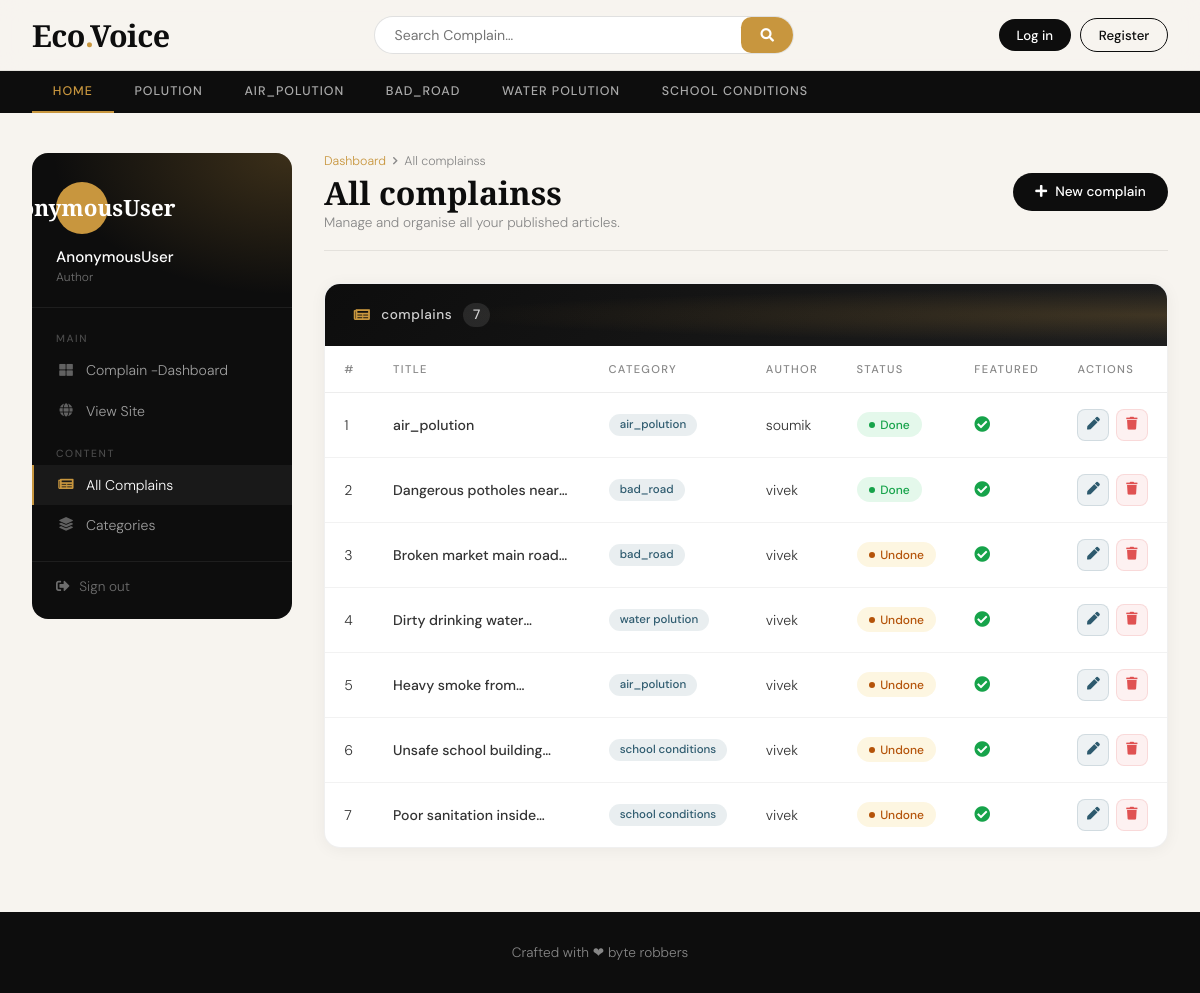
The app's page /dashboard/posts/ with its own data.
### complains/models.py (models this page shows, shortened)
class Category(models.Model):
    Category_name = models.CharField(max_length=50 , unique=True)
    created_at = models.DateTimeField(auto_now_add=True)
    updated_at = models.DateTimeField(auto_now=True)
    class Meta:
        verbose_name_plural = 'categories'
    def __str__(self):
        return self.Category_name

class Complain(models.Model):
    title= models.CharField(max_length=100)
    slug = models.SlugField(max_length=150, unique=True, blank=True)
    category=models.ForeignKey(Category,on_delete=models.CASCADE)
    author = models.ForeignKey(User,on_delete=models.CASCADE ,related_name="complaints_authored" )
    featured_image=models.ImageField(upload_to='uploads/%Y/%m/%d')
    short_description = models.TextField(max_length=2000)
    complain_body= models.TextField(max_length=2000)
    complain_status= models.CharField(max_length=20,choices=STATUS_CHOICES, default="Undone")
    is_featured= models.BooleanField(default=True)
    created_at = models.DateTimeField(auto_now_add=True)
    updated_at = models.DateTimeField(auto_now=True)
    liked = models.ManyToManyField( User , default=None , blank=True ,related_name="liked_complaints")

### dashboards/views.py (the view)
# urls.py: path('posts/', views.posts,name='posts'),
def posts(request):
    posts = Complain.objects.all()
    context = {
        'posts': posts,
    }
    return render(request, 'dashboard/posts.html', context)

### complains/context_processors.py (called while the page is built)
def get_categories(request):
    categories = Category.objects.all()
    return dict(categories=categories)

### templates/dashboard/posts.html (shortened to what this page needs)
{% extends 'base.html' %}
{% load static %}
{% block content %}
<div class="dash-wrap">
    <aside class="dash-sidebar">
        <div class="sidebar-user">
            <div class="user-avatar-lg">{{ user }}</div>
            <div class="sidebar-user-name">{{ user }}</div>
            <div class="sidebar-user-role">Author</div>
        </div>
        <nav class="sidebar-nav">
            <div class="sidebar-nav-label">Main</div>
            <a href="{% url 'dashboard' %}">
                <i class="fas fa-th-large"></i> Complain -Dashboard
            </a>
            <a href="{% url 'home' %}">
                <i class="fas fa-globe"></i> View Site
            </a>
            <div class="sidebar-nav-label" style="margin-top:0.5rem;">Content</div>
            <a href="{% url 'posts' %}" class="active">
                <i class="fas fa-newspaper"></i> All Complains
            </a>
            <a href="{% url 'categories' %}">
                <i class="fas fa-layer-group"></i> Categories
            </a>
        </nav>
        <div class="sidebar-bottom">
            <a href="{% url 'logout' %}">
                <i class="fas fa-sign-out-alt"></i> Sign out
            </a>
        </div>
    </aside>
    <div class="dash-main">
        <div class="page-header">
            <div class="page-header-left">
                <div class="breadcrumb-trail">
                    <a href="{% url 'dashboard' %}">Dashboard</a>
                    <i class="fas fa-chevron-right"></i>
                    <span>All complainss</span>
                </div>
                <h1>All complainss</h1>
                <p>Manage and organise all your published articles.</p>
            </div>
            <a class="btn-add" href="{% url 'add_post' %}">
                <i class="fas fa-plus"></i> New complain
            </a>
        </div>
        <div class="table-card">
            <div class="table-card-header">
                <div class="table-card-header-left">
                    <i class="fas fa-newspaper"></i>
                    <span>complains</span>
                    <span class="post-count-badge">{{ posts|length }}</span>
                </div>
            </div>
            <table class="posts-table">
                <thead>
                    <tr>
                        <th>#</th>
                        <th>Title</th>
                        <th>Category</th>
                        <th>Author</th>
                        <th>Status</th>
                        <th>Featured</th>
                        <th>Actions</th>
                    </tr>
                </thead>
                <tbody>
                    {% for post in posts %}
                    <tr>
                        <td class="td-counter">{{ forloop.counter }}</td>
                        <td class="td-title"><span>{{ post.title }}</span></td>
                        <td><span class="cat-pill">{{ post.category }}</span></td>
                        <td>{{ post.author }}</td>
                        <td>
                            {% if post.complain_status == "Done" %}
                                <span class="status-badge done">
                                    <span class="dot"></span> Done
                                </span>
                            {% else %}
                                <span class="status-badge undone">
                                    <span class="dot"></span> Undone
                                </span>
                            {% endif %}
                        </td>
                        <td>
                            {% if post.is_featured %}
                                <i class="fas fa-check-circle featured-yes"></i>
                            {% else %}
                                <i class="fas fa-times-circle featured-no"></i>
                            {% endif %}
                        </td>
                        <td>
                            <div class="action-btns">
                                <a class="action-btn edit" href="{% url 'edit_post' post.id %}" title="Edit">
                                    <i class="fas fa-pen"></i>
                                </a>
                                <a class="action-btn delete" href="{% url 'delete_post' post.id %}" title="Delete">
                                    <i class="fas fa-trash"></i>
                                </a>
                            </div>
                        </td>
                    </tr>
                    {% endfor %}
                </tbody>
            </table>
        </div>
    </div>
</div>
{% endblock %}

### templates/base.html (shortened to what this page needs)
{% load static %}
<!DOCTYPE html>
<html lang="en">
<head>
    <link rel="stylesheet" href="https://cdnjs.cloudflare.com/ajax/libs/font-awesome/5.15.4/css/all.min.css">
    <link href="{% static 'css/blog.css' %}" rel="stylesheet">
</head>
<body>
    <header class="site-header">
        <div class="header-inner">
            <a class="site-logo" href="/">Eco<span>.</span>Voice</a>
            <div class="search-wrap">
                <form action="{% url 'search' %}" method="GET">
                    <input name="keyword" value="{{keyword}}" type="text" placeholder="Search Complain…" />
                    <button type="submit"><i class="fas fa-search"></i></button>
                </form>
            </div>
            <div class="header-auth">
                {% if not user.is_authenticated %}
                    <a class="btn-auth login" href="{% url 'login' %}">Log in</a>
                    <a class="btn-auth register" href="{% url 'register' %}">Register</a>
                {% else %}
                    <a class="btn-auth dash" href="{% url 'dashboard' %}"><i class="fas fa-th-large"></i> complain-Dashboard</a>
                    <a class="btn-auth out" href="{% url 'logout' %}">Log out</a>
                {% endif %}
            </div>
        </div>
    </header>
    <nav class="cat-nav">
        <div class="cat-nav-inner">
            <a href="{% url 'home' %}">Home</a>
            {% for cat in categories %}
            <a href="{% url 'complains:posts_by_category' cat.id %}">{{ cat.Category_name }}</a>
            {% endfor %}
        </div>
    </nav>
    <main class="site-main">
        {% block content %}
        {% endblock %}
    </main>
    <footer class="site-footer">
        <p>Crafted with &#10084 byte robbers </p>
    </footer>
</body>
</html>

### hackathon_main/static/css/blog.css (style rules this page uses)
h1, h2, h3, h4, h5, h6 { font-family: "Playfair Display", Georgia, "Times New Roman", serif; }
button { --button_radius: 0.75em; --button_color: #e8e8e8; --button_outline_color: #000000; font-size: 17px; font-weight: bold; border: none; cursor: pointer; border-radius: var(--button_radius); background: var(--button_outline_color); }

### templates/base.html (style rules this page uses)
:root { --ink: #0d0d0d; --paper: #f7f4ef; --accent: #c8963e; --accent2: #2d5a6e; --muted: #888; --card-radius: 12px; }
* { margin: 0; padding: 0; box-sizing: border-box; }
body { background: var(--paper); color: var(--ink); font-family: 'DM Sans', sans-serif; font-weight: 300; min-height: 100vh; }
.site-header { position: sticky; top: 0; z-index: 100; background: rgba(247,244,239,0.92); backdrop-filter: blur(12px); -webkit-backdrop-filter: blur(12px); border-bottom: 1px solid rgba(0,0,0,0.08); }
.header-inner { max-width: 1280px; margin: 0 auto; padding: 0 2rem; height: 70px; display: flex; align-items: center; gap: 2rem; }
.site-logo { font-family: 'Cormorant Garamond', serif; font-size: 1.9rem; font-weight: 700; color: var(--ink); text-decoration: none; letter-spacing: -0.5px; white-space: nowrap; flex-shrink: 0; }
.site-logo span { color: var(--accent); }
.search-wrap { flex: 1; max-width: 420px; margin: 0 auto; }
.search-wrap form { display: flex; background: #fff; border: 1.5px solid rgba(0,0,0,0.12); border-radius: 50px; overflow: hidden; transition: border-color 0.2s; }
.search-wrap input { flex: 1; border: none; outline: none; padding: 0.55rem 1.2rem; background: transparent; font-family: 'DM Sans', sans-serif; font-size: 0.88rem; color: var(--ink); }
.search-wrap button { border: none; background: var(--accent); color: #fff; padding: 0 1.2rem; cursor: pointer; font-size: 0.85rem; font-family: 'DM Sans', sans-serif; transition: background 0.2s; }
.header-auth { display: flex; gap: 0.6rem; align-items: center; flex-shrink: 0; }
.btn-auth { display: inline-block; padding: 0.45rem 1.1rem; border-radius: 50px; font-family: 'DM Sans', sans-serif; font-size: 0.83rem; font-weight: 500; text-decoration: none; transition: all 0.2s; }
.btn-auth.login { background: var(--ink); color: #fff; }
.btn-auth.register { border: 1.5px solid var(--ink); color: var(--ink); }
.cat-nav { background: var(--ink); overflow-x: auto; scrollbar-width: none; }
.cat-nav-inner { max-width: 1280px; margin: 0 auto; padding: 0 2rem; display: flex; gap: 0; }
.cat-nav a { display: inline-block; padding: 0.75rem 1.3rem; color: rgba(255,255,255,0.65); text-decoration: none; font-size: 0.78rem; font-weight: 500; letter-spacing: 0.08em; text-transform: uppercase; white-space: nowrap; transition: all 0.2s; border-bottom: 2px solid transparent; }
.cat-nav a:first-child { color: var(--accent); border-bottom-color: var(--accent); }
.site-main { max-width: 1280px; margin: 0 auto; padding: 2.5rem 2rem 4rem; }
.site-footer { background: var(--ink); color: rgba(255,255,255,0.5); text-align: center; padding: 2rem; font-size: 0.85rem; }

### records on screen
Category: Category_name "POLUTION"
Category: Category_name "AIR_POLUTION"
Category: Category_name "BAD_ROAD"
Category: Category_name "WATER POLUTION"
Category: Category_name "SCHOOL CONDITIONS"
Complain: title "air_polution", category "air_polution", author "soumik", complain_status "Done" (drawn), is_featured True (drawn)
Complain: title "Dangerous potholes…", category "bad_road", author "vivek", complain_status "Done" (drawn), is_featured True (drawn)
Complain: title "Broken market main…", category "bad_road", author "vivek", complain_status "Undone" (drawn), is_featured True (drawn)
Complain: title "Dirty drinking…", category "water polution", author "vivek", complain_status "Undone" (drawn), is_featured True (drawn)
Complain: title "Heavy smoke…", category "air_polution", author "vivek", complain_status "Undone" (drawn), is_featured True (drawn)
Complain: title "Unsafe school…", category "school conditions", author "vivek", complain_status "Undone" (drawn), is_featured True (drawn)
Complain: title "Poor sanitation…", category "school conditions", author "vivek", complain_status "Undone" (drawn), is_featured True (drawn)

### other values on screen
{{ user }} "AnonymousUser"
{{ posts|length }} "7"
